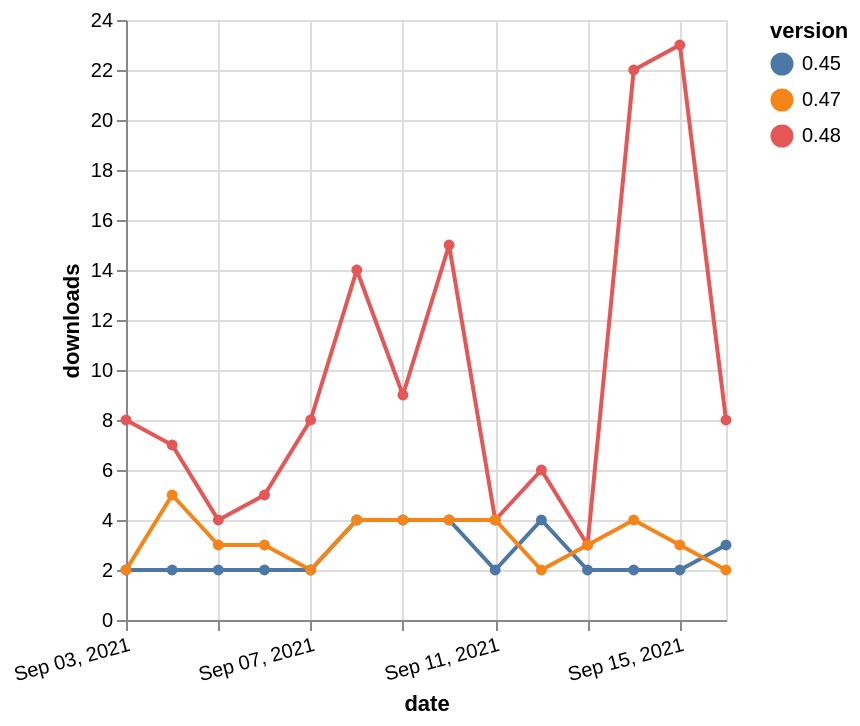

Vega-Lite specification for this chart:
### Vega-Lite specification from a JSON file in a GitHub repository (floating-point values rounded to 4 significant figures)
{"$schema": "https://vega.github.io/schema/vega-lite/v5.json", "description": "A simple bar chart with embedded data.", "data": {"values": [{"date": "2021-09-03", "total": 689, "delta": 8, "version": "0.48"}, {"date": "2021-09-04", "total": 696, "delta": 7, "version": "0.48"}, {"date": "2021-09-05", "total": 700, "delta": 4, "version": "0.48"}, {"date": "2021-09-06", "total": 705, "delta": 5, "version": "0.48"}, {"date": "2021-09-07", "total": 713, "delta": 8, "version": "0.48"}, {"date": "2021-09-08", "total": 727, "delta": 14, "version": "0.48"}, {"date": "2021-09-09", "total": 736, "delta": 9, "version": "0.48"}, {"date": "2021-09-10", "total": 751, "delta": 15, "version": "0.48"}, {"date": "2021-09-11", "total": 755, "delta": 4, "version": "0.48"}, {"date": "2021-09-12", "total": 761, "delta": 6, "version": "0.48"}, {"date": "2021-09-13", "total": 764, "delta": 3, "version": "0.48"}, {"date": "2021-09-14", "total": 786, "delta": 22, "version": "0.48"}, {"date": "2021-09-15", "total": 809, "delta": 23, "version": "0.48"}, {"date": "2021-09-16", "total": 817, "delta": 8, "version": "0.48"}, {"date": "2021-09-03", "total": 2234, "delta": 2, "version": "0.45"}, {"date": "2021-09-04", "total": 2236, "delta": 2, "version": "0.45"}, {"date": "2021-09-05", "total": 2238, "delta": 2, "version": "0.45"}, {"date": "2021-09-06", "total": 2240, "delta": 2, "version": "0.45"}, {"date": "2021-09-07", "total": 2242, "delta": 2, "version": "0.45"}, {"date": "2021-09-08", "total": 2246, "delta": 4, "version": "0.45"}, {"date": "2021-09-09", "total": 2250, "delta": 4, "version": "0.45"}, {"date": "2021-09-10", "total": 2254, "delta": 4, "version": "0.45"}, {"date": "2021-09-11", "total": 2256, "delta": 2, "version": "0.45"}, {"date": "2021-09-12", "total": 2260, "delta": 4, "version": "0.45"}, {"date": "2021-09-13", "total": 2262, "delta": 2, "version": "0.45"}, {"date": "2021-09-14", "total": 2264, "delta": 2, "version": "0.45"}, {"date": "2021-09-15", "total": 2266, "delta": 2, "version": "0.45"}, {"date": "2021-09-16", "total": 2269, "delta": 3, "version": "0.45"}, {"date": "2021-09-03", "total": 1223, "delta": 2, "version": "0.47"}, {"date": "2021-09-04", "total": 1228, "delta": 5, "version": "0.47"}, {"date": "2021-09-05", "total": 1231, "delta": 3, "version": "0.47"}, {"date": "2021-09-06", "total": 1234, "delta": 3, "version": "0.47"}, {"date": "2021-09-07", "total": 1236, "delta": 2, "version": "0.47"}, {"date": "2021-09-08", "total": 1240, "delta": 4, "version": "0.47"}, {"date": "2021-09-09", "total": 1244, "delta": 4, "version": "0.47"}, {"date": "2021-09-10", "total": 1248, "delta": 4, "version": "0.47"}, {"date": "2021-09-11", "total": 1252, "delta": 4, "version": "0.47"}, {"date": "2021-09-12", "total": 1254, "delta": 2, "version": "0.47"}, {"date": "2021-09-13", "total": 1257, "delta": 3, "version": "0.47"}, {"date": "2021-09-14", "total": 1261, "delta": 4, "version": "0.47"}, {"date": "2021-09-15", "total": 1264, "delta": 3, "version": "0.47"}, {"date": "2021-09-16", "total": 1266, "delta": 2, "version": "0.47"}]}, "width": "container", "mark": {"type": "line", "point": {"filled": true}}, "encoding": {"x": {"field": "date", "type": "temporal", "timeUnit": "yearmonthdate", "title": "date", "axis": {"labelAngle": -15}}, "y": {"field": "delta", "type": "quantitative", "title": "downloads"}, "color": {"field": "version", "type": "nominal"}, "tooltip": {"field": "delta"}}}
